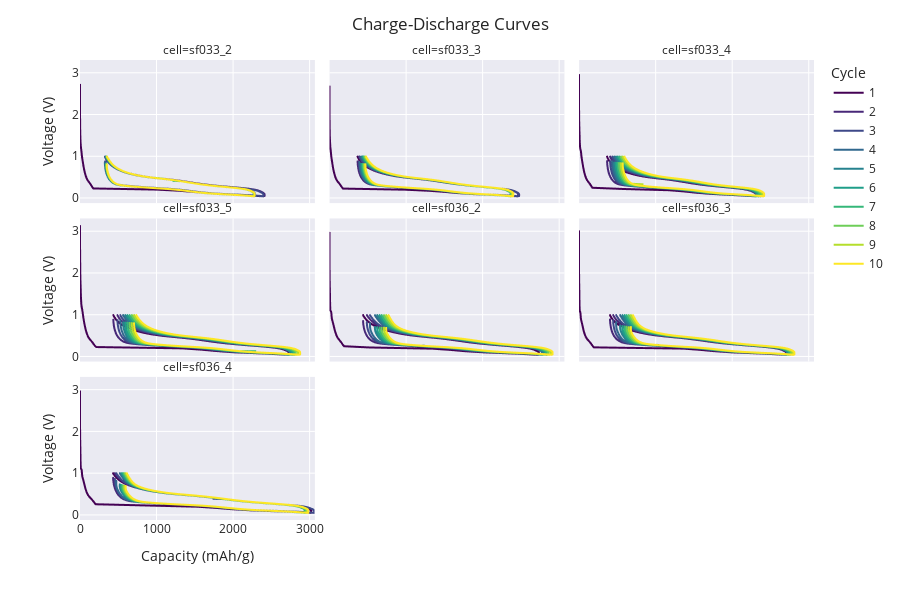

The notebook cell saved with this chart:
### Markdown cell above
### Cycles
The `BatchCyclesCollector` class creates a collection of capacity plots, including several different options for customization. Two examples are shown here:

### Code cell
cells_collected = collectors.BatchCyclesCollector(b, max_cycle=10)
cells_collected.show()

### Figure 1 — Plotly figure (JSON) as saved in the notebook; plotly's stock layout.template omitted (floating-point values rounded to 4 significant figures; data arrays with more than 128 entries replaced by an {"elided": "..."} marker saying what was removed)
{"data": [{"hovertemplate": "cycle=1<br>cell=sf033_2<br>Capacity (mAh/g)=%{x}<br>Voltage (V)=%{y}<extra></extra>", "legendgroup": "1", "line": {"color": "rgb(68, 1, 84)", "dash": "solid"}, "marker": {"symbol": "circle"}, "mode": "lines", "name": "1", "showlegend": true, "type": "scattergl", "x": {"elided": "200 float values"}, "xaxis": "x7", "y": {"elided": "200 float values"}, "yaxis": "y7"}, {"hovertemplate": "cycle=1<br>cell=sf033_3<br>Capacity (mAh/g)=%{x}<br>Voltage (V)=%{y}<extra></extra>", "legendgroup": "1", "line": {"color": "rgb(68, 1, 84)", "dash": "solid"}, "marker": {"symbol": "circle"}, "mode": "lines", "name": "1", "showlegend": false, "type": "scattergl", "x": {"elided": "200 float values"}, "xaxis": "x8", "y": {"elided": "200 float values"}, "yaxis": "y8"}, {"hovertemplate": "cycle=1<br>cell=sf033_4<br>Capacity (mAh/g)=%{x}<br>Voltage (V)=%{y}<extra></extra>", "legendgroup": "1", "line": {"color": "rgb(68, 1, 84)", "dash": "solid"}, "marker": {"symbol": "circle"}, "mode": "lines", "name": "1", "showlegend": false, "type": "scattergl", "x": {"elided": "200 float values"}, "xaxis": "x9", "y": {"elided": "200 float values"}, "yaxis": "y9"}, {"hovertemplate": "cycle=1<br>cell=sf033_5<br>Capacity (mAh/g)=%{x}<br>Voltage (V)=%{y}<extra></extra>", "legendgroup": "1", "line": {"color": "rgb(68, 1, 84)", "dash": "solid"}, "marker": {"symbol": "circle"}, "mode": "lines", "name": "1", "showlegend": false, "type": "scattergl", "x": {"elided": "200 float values"}, "xaxis": "x4", "y": {"elided": "200 float values"}, "yaxis": "y4"}, {"hovertemplate": "cycle=1<br>cell=sf036_2<br>Capacity (mAh/g)=%{x}<br>Voltage (V)=%{y}<extra></extra>", "legendgroup": "1", "line": {"color": "rgb(68, 1, 84)", "dash": "solid"}, "marker": {"symbol": "circle"}, "mode": "lines", "name": "1", "showlegend": false, "type": "scattergl", "x": {"elided": "200 float values"}, "xaxis": "x5", "y": {"elided": "200 float values"}, "yaxis": "y5"}, {"hovertemplate": "cycle=1<br>cell=sf036_3<br>Capacity (mAh/g)=%{x}<br>Voltage (V)=%{y}<extra></extra>", "legendgroup": "1", "line": {"color": "rgb(68, 1, 84)", "dash": "solid"}, "marker": {"symbol": "circle"}, "mode": "lines", "name": "1", "showlegend": false, "type": "scattergl", "x": {"elided": "200 float values"}, "xaxis": "x6", "y": {"elided": "200 float values"}, "yaxis": "y6"}, {"hovertemplate": "cycle=1<br>cell=sf036_4<br>Capacity (mAh/g)=%{x}<br>Voltage (V)=%{y}<extra></extra>", "legendgroup": "1", "line": {"color": "rgb(68, 1, 84)", "dash": "solid"}, "marker": {"symbol": "circle"}, "mode": "lines", "name": "1", "showlegend": false, "type": "scattergl", "x": {"elided": "200 float values"}, "xaxis": "x", "y": {"elided": "200 float values"}, "yaxis": "y"}, {"hovertemplate": "cycle=2<br>cell=sf033_2<br>Capacity (mAh/g)=%{x}<br>Voltage (V)=%{y}<extra></extra>", "legendgroup": "2", "line": {"color": "rgb(72, 40, 120)", "dash": "solid"}, "marker": {"symbol": "circle"}, "mode": "lines", "name": "2", "showlegend": true, "type": "scattergl", "x": {"elided": "200 float values"}, "xaxis": "x7", "y": {"elided": "200 float values"}, "yaxis": "y7"}, {"hovertemplate": "cycle=2<br>cell=sf033_3<br>Capacity (mAh/g)=%{x}<br>Voltage (V)=%{y}<extra></extra>", "legendgroup": "2", "line": {"color": "rgb(72, 40, 120)", "dash": "solid"}, "marker": {"symbol": "circle"}, "mode": "lines", "name": "2", "showlegend": false, "type": "scattergl", "x": {"elided": "200 float values"}, "xaxis": "x8", "y": {"elided": "200 float values"}, "yaxis": "y8"}, {"hovertemplate": "cycle=2<br>cell=sf033_4<br>Capacity (mAh/g)=%{x}<br>Voltage (V)=%{y}<extra></extra>", "legendgroup": "2", "line": {"color": "rgb(72, 40, 120)", "dash": "solid"}, "marker": {"symbol": "circle"}, "mode": "lines", "name": "2", "showlegend": false, "type": "scattergl", "x": {"elided": "200 float values"}, "xaxis": "x9", "y": {"elided": "200 float values"}, "yaxis": "y9"}, {"hovertemplate": "cycle=2<br>cell=sf033_5<br>Capacity (mAh/g)=%{x}<br>Voltage (V)=%{y}<extra></extra>", "legendgroup": "2", "line": {"color": "rgb(72, 40, 120)", "dash": "solid"}, "marker": {"symbol": "circle"}, "mode": "lines", "name": "2", "showlegend": false, "type": "scattergl", "x": {"elided": "200 float values"}, "xaxis": "x4", "y": {"elided": "200 float values"}, "yaxis": "y4"}, {"hovertemplate": "cycle=2<br>cell=sf036_2<br>Capacity (mAh/g)=%{x}<br>Voltage (V)=%{y}<extra></extra>", "legendgroup": "2", "line": {"color": "rgb(72, 40, 120)", "dash": "solid"}, "marker": {"symbol": "circle"}, "mode": "lines", "name": "2", "showlegend": false, "type": "scattergl", "x": {"elided": "200 float values"}, "xaxis": "x5", "y": {"elided": "200 float values"}, "yaxis": "y5"}, {"hovertemplate": "cycle=2<br>cell=sf036_3<br>Capacity (mAh/g)=%{x}<br>Voltage (V)=%{y}<extra></extra>", "legendgroup": "2", "line": {"color": "rgb(72, 40, 120)", "dash": "solid"}, "marker": {"symbol": "circle"}, "mode": "lines", "name": "2", "showlegend": false, "type": "scattergl", "x": {"elided": "200 float values"}, "xaxis": "x6", "y": {"elided": "200 float values"}, "yaxis": "y6"}, {"hovertemplate": "cycle=2<br>cell=sf036_4<br>Capacity (mAh/g)=%{x}<br>Voltage (V)=%{y}<extra></extra>", "legendgroup": "2", "line": {"color": "rgb(72, 40, 120)", "dash": "solid"}, "marker": {"symbol": "circle"}, "mode": "lines", "name": "2", "showlegend": false, "type": "scattergl", "x": {"elided": "200 float values"}, "xaxis": "x", "y": {"elided": "200 float values"}, "yaxis": "y"}, {"hovertemplate": "cycle=3<br>cell=sf033_2<br>Capacity (mAh/g)=%{x}<br>Voltage (V)=%{y}<extra></extra>", "legendgroup": "3", "line": {"color": "rgb(62, 73, 137)", "dash": "solid"}, "marker": {"symbol": "circle"}, "mode": "lines", "name": "3", "showlegend": true, "type": "scattergl", "x": {"elided": "200 float values"}, "xaxis": "x7", "y": {"elided": "200 float values"}, "yaxis": "y7"}, {"hovertemplate": "cycle=3<br>cell=sf033_3<br>Capacity (mAh/g)=%{x}<br>Voltage (V)=%{y}<extra></extra>", "legendgroup": "3", "line": {"color": "rgb(62, 73, 137)", "dash": "solid"}, "marker": {"symbol": "circle"}, "mode": "lines", "name": "3", "showlegend": false, "type": "scattergl", "x": {"elided": "200 float values"}, "xaxis": "x8", "y": {"elided": "200 float values"}, "yaxis": "y8"}, {"hovertemplate": "cycle=3<br>cell=sf033_4<br>Capacity (mAh/g)=%{x}<br>Voltage (V)=%{y}<extra></extra>", "legendgroup": "3", "line": {"color": "rgb(62, 73, 137)", "dash": "solid"}, "marker": {"symbol": "circle"}, "mode": "lines", "name": "3", "showlegend": false, "type": "scattergl", "x": {"elided": "200 float values"}, "xaxis": "x9", "y": {"elided": "200 float values"}, "yaxis": "y9"}, {"hovertemplate": "cycle=3<br>cell=sf033_5<br>Capacity (mAh/g)=%{x}<br>Voltage (V)=%{y}<extra></extra>", "legendgroup": "3", "line": {"color": "rgb(62, 73, 137)", "dash": "solid"}, "marker": {"symbol": "circle"}, "mode": "lines", "name": "3", "showlegend": false, "type": "scattergl", "x": {"elided": "200 float values"}, "xaxis": "x4", "y": {"elided": "200 float values"}, "yaxis": "y4"}, {"hovertemplate": "cycle=3<br>cell=sf036_2<br>Capacity (mAh/g)=%{x}<br>Voltage (V)=%{y}<extra></extra>", "legendgroup": "3", "line": {"color": "rgb(62, 73, 137)", "dash": "solid"}, "marker": {"symbol": "circle"}, "mode": "lines", "name": "3", "showlegend": false, "type": "scattergl", "x": {"elided": "200 float values"}, "xaxis": "x5", "y": {"elided": "200 float values"}, "yaxis": "y5"}, {"hovertemplate": "cycle=3<br>cell=sf036_3<br>Capacity (mAh/g)=%{x}<br>Voltage (V)=%{y}<extra></extra>", "legendgroup": "3", "line": {"color": "rgb(62, 73, 137)", "dash": "solid"}, "marker": {"symbol": "circle"}, "mode": "lines", "name": "3", "showlegend": false, "type": "scattergl", "x": {"elided": "200 float values"}, "xaxis": "x6", "y": {"elided": "200 float values"}, "yaxis": "y6"}, {"hovertemplate": "cycle=3<br>cell=sf036_4<br>Capacity (mAh/g)=%{x}<br>Voltage (V)=%{y}<extra></extra>", "legendgroup": "3", "line": {"color": "rgb(62, 73, 137)", "dash": "solid"}, "marker": {"symbol": "circle"}, "mode": "lines", "name": "3", "showlegend": false, "type": "scattergl", "x": {"elided": "200 float values"}, "xaxis": "x", "y": {"elided": "200 float values"}, "yaxis": "y"}, {"hovertemplate": "cycle=4<br>cell=sf033_2<br>Capacity (mAh/g)=%{x}<br>Voltage (V)=%{y}<extra></extra>", "legendgroup": "4", "line": {"color": "rgb(49, 104, 142)", "dash": "solid"}, "marker": {"symbol": "circle"}, "mode": "lines", "name": "4", "showlegend": true, "type": "scattergl", "x": {"elided": "200 float values"}, "xaxis": "x7", "y": {"elided": "200 float values"}, "yaxis": "y7"}, {"hovertemplate": "cycle=4<br>cell=sf033_3<br>Capacity (mAh/g)=%{x}<br>Voltage (V)=%{y}<extra></extra>", "legendgroup": "4", "line": {"color": "rgb(49, 104, 142)", "dash": "solid"}, "marker": {"symbol": "circle"}, "mode": "lines", "name": "4", "showlegend": false, "type": "scattergl", "x": {"elided": "200 float values"}, "xaxis": "x8", "y": {"elided": "200 float values"}, "yaxis": "y8"}, {"hovertemplate": "cycle=4<br>cell=sf033_4<br>Capacity (mAh/g)=%{x}<br>Voltage (V)=%{y}<extra></extra>", "legendgroup": "4", "line": {"color": "rgb(49, 104, 142)", "dash": "solid"}, "marker": {"symbol": "circle"}, "mode": "lines", "name": "4", "showlegend": false, "type": "scattergl", "x": {"elided": "200 float values"}, "xaxis": "x9", "y": {"elided": "200 float values"}, "yaxis": "y9"}, {"hovertemplate": "cycle=4<br>cell=sf033_5<br>Capacity (mAh/g)=%{x}<br>Voltage (V)=%{y}<extra></extra>", "legendgroup": "4", "line": {"color": "rgb(49, 104, 142)", "dash": "solid"}, "marker": {"symbol": "circle"}, "mode": "lines", "name": "4", "showlegend": false, "type": "scattergl", "x": {"elided": "200 float values"}, "xaxis": "x4", "y": {"elided": "200 float values"}, "yaxis": "y4"}, {"hovertemplate": "cycle=4<br>cell=sf036_2<br>Capacity (mAh/g)=%{x}<br>Voltage (V)=%{y}<extra></extra>", "legendgroup": "4", "line": {"color": "rgb(49, 104, 142)", "dash": "solid"}, "marker": {"symbol": "circle"}, "mode": "lines", "name": "4", "showlegend": false, "type": "scattergl", "x": {"elided": "200 float values"}, "xaxis": "x5", "y": {"elided": "200 float values"}, "yaxis": "y5"}, {"hovertemplate": "cycle=4<br>cell=sf036_3<br>Capacity (mAh/g)=%{x}<br>Voltage (V)=%{y}<extra></extra>", "legendgroup": "4", "line": {"color": "rgb(49, 104, 142)", "dash": "solid"}, "marker": {"symbol": "circle"}, "mode": "lines", "name": "4", "showlegend": false, "type": "scattergl", "x": {"elided": "200 float values"}, "xaxis": "x6", "y": {"elided": "200 float values"}, "yaxis": "y6"}, {"hovertemplate": "cycle=4<br>cell=sf036_4<br>Capacity (mAh/g)=%{x}<br>Voltage (V)=%{y}<extra></extra>", "legendgroup": "4", "line": {"color": "rgb(49, 104, 142)", "dash": "solid"}, "marker": {"symbol": "circle"}, "mode": "lines", "name": "4", "showlegend": false, "type": "scattergl", "x": {"elided": "200 float values"}, "xaxis": "x", "y": {"elided": "200 float values"}, "yaxis": "y"}, {"hovertemplate": "cycle=5<br>cell=sf033_2<br>Capacity (mAh/g)=%{x}<br>Voltage (V)=%{y}<extra></extra>", "legendgroup": "5", "line": {"color": "rgb(38, 130, 142)", "dash": "solid"}, "marker": {"symbol": "circle"}, "mode": "lines", "name": "5", "showlegend": true, "type": "scattergl", "x": {"elided": "200 float values"}, "xaxis": "x7", "y": {"elided": "200 float values"}, "yaxis": "y7"}, {"hovertemplate": "cycle=5<br>cell=sf033_3<br>Capacity (mAh/g)=%{x}<br>Voltage (V)=%{y}<extra></extra>", "legendgroup": "5", "line": {"color": "rgb(38, 130, 142)", "dash": "solid"}, "marker": {"symbol": "circle"}, "mode": "lines", "name": "5", "showlegend": false, "type": "scattergl", "x": {"elided": "200 float values"}, "xaxis": "x8", "y": {"elided": "200 float values"}, "yaxis": "y8"}, {"hovertemplate": "cycle=5<br>cell=sf033_4<br>Capacity (mAh/g)=%{x}<br>Voltage (V)=%{y}<extra></extra>", "legendgroup": "5", "line": {"color": "rgb(38, 130, 142)", "dash": "solid"}, "marker": {"symbol": "circle"}, "mode": "lines", "name": "5", "showlegend": false, "type": "scattergl", "x": {"elided": "200 float values"}, "xaxis": "x9", "y": {"elided": "200 float values"}, "yaxis": "y9"}, {"hovertemplate": "cycle=5<br>cell=sf033_5<br>Capacity (mAh/g)=%{x}<br>Voltage (V)=%{y}<extra></extra>", "legendgroup": "5", "line": {"color": "rgb(38, 130, 142)", "dash": "solid"}, "marker": {"symbol": "circle"}, "mode": "lines", "name": "5", "showlegend": false, "type": "scattergl", "x": {"elided": "200 float values"}, "xaxis": "x4", "y": {"elided": "200 float values"}, "yaxis": "y4"}, {"hovertemplate": "cycle=5<br>cell=sf036_2<br>Capacity (mAh/g)=%{x}<br>Voltage (V)=%{y}<extra></extra>", "legendgroup": "5", "line": {"color": "rgb(38, 130, 142)", "dash": "solid"}, "marker": {"symbol": "circle"}, "mode": "lines", "name": "5", "showlegend": false, "type": "scattergl", "x": {"elided": "200 float values"}, "xaxis": "x5", "y": {"elided": "200 float values"}, "yaxis": "y5"}, {"hovertemplate": "cycle=5<br>cell=sf036_3<br>Capacity (mAh/g)=%{x}<br>Voltage (V)=%{y}<extra></extra>", "legendgroup": "5", "line": {"color": "rgb(38, 130, 142)", "dash": "solid"}, "marker": {"symbol": "circle"}, "mode": "lines", "name": "5", "showlegend": false, "type": "scattergl", "x": {"elided": "200 float values"}, "xaxis": "x6", "y": {"elided": "200 float values"}, "yaxis": "y6"}, {"hovertemplate": "cycle=5<br>cell=sf036_4<br>Capacity (mAh/g)=%{x}<br>Voltage (V)=%{y}<extra></extra>", "legendgroup": "5", "line": {"color": "rgb(38, 130, 142)", "dash": "solid"}, "marker": {"symbol": "circle"}, "mode": "lines", "name": "5", "showlegend": false, "type": "scattergl", "x": {"elided": "200 float values"}, "xaxis": "x", "y": {"elided": "200 float values"}, "yaxis": "y"}, {"hovertemplate": "cycle=6<br>cell=sf033_2<br>Capacity (mAh/g)=%{x}<br>Voltage (V)=%{y}<extra></extra>", "legendgroup": "6", "line": {"color": "rgb(31, 158, 137)", "dash": "solid"}, "marker": {"symbol": "circle"}, "mode": "lines", "name": "6", "showlegend": true, "type": "scattergl", "x": {"elided": "200 float values"}, "xaxis": "x7", "y": {"elided": "200 float values"}, "yaxis": "y7"}, {"hovertemplate": "cycle=6<br>cell=sf033_3<br>Capacity (mAh/g)=%{x}<br>Voltage (V)=%{y}<extra></extra>", "legendgroup": "6", "line": {"color": "rgb(31, 158, 137)", "dash": "solid"}, "marker": {"symbol": "circle"}, "mode": "lines", "name": "6", "showlegend": false, "type": "scattergl", "x": {"elided": "200 float values"}, "xaxis": "x8", "y": {"elided": "200 float values"}, "yaxis": "y8"}, {"hovertemplate": "cycle=6<br>cell=sf033_4<br>Capacity (mAh/g)=%{x}<br>Voltage (V)=%{y}<extra></extra>", "legendgroup": "6", "line": {"color": "rgb(31, 158, 137)", "dash": "solid"}, "marker": {"symbol": "circle"}, "mode": "lines", "name": "6", "showlegend": false, "type": "scattergl", "x": {"elided": "200 float values"}, "xaxis": "x9", "y": {"elided": "200 float values"}, "yaxis": "y9"}, {"hovertemplate": "cycle=6<br>cell=sf033_5<br>Capacity (mAh/g)=%{x}<br>Voltage (V)=%{y}<extra></extra>", "legendgroup": "6", "line": {"color": "rgb(31, 158, 137)", "dash": "solid"}, "marker": {"symbol": "circle"}, "mode": "lines", "name": "6", "showlegend": false, "type": "scattergl", "x": {"elided": "200 float values"}, "xaxis": "x4", "y": {"elided": "200 float values"}, "yaxis": "y4"}, {"hovertemplate": "cycle=6<br>cell=sf036_2<br>Capacity (mAh/g)=%{x}<br>Voltage (V)=%{y}<extra></extra>", "legendgroup": "6", "line": {"color": "rgb(31, 158, 137)", "dash": "solid"}, "marker": {"symbol": "circle"}, "mode": "lines", "name": "6", "showlegend": false, "type": "scattergl", "x": {"elided": "200 float values"}, "xaxis": "x5", "y": {"elided": "200 float values"}, "yaxis": "y5"}, {"hovertemplate": "cycle=6<br>cell=sf036_3<br>Capacity (mAh/g)=%{x}<br>Voltage (V)=%{y}<extra></extra>", "legendgroup": "6", "line": {"color": "rgb(31, 158, 137)", "dash": "solid"}, "marker": {"symbol": "circle"}, "mode": "lines", "name": "6", "showlegend": false, "type": "scattergl", "x": {"elided": "200 float values"}, "xaxis": "x6", "y": {"elided": "200 float values"}, "yaxis": "y6"}, {"hovertemplate": "cycle=6<br>cell=sf036_4<br>Capacity (mAh/g)=%{x}<br>Voltage (V)=%{y}<extra></extra>", "legendgroup": "6", "line": {"color": "rgb(31, 158, 137)", "dash": "solid"}, "marker": {"symbol": "circle"}, "mode": "lines", "name": "6", "showlegend": false, "type": "scattergl", "x": {"elided": "200 float values"}, "xaxis": "x", "y": {"elided": "200 float values"}, "yaxis": "y"}, {"hovertemplate": "cycle=7<br>cell=sf033_2<br>Capacity (mAh/g)=%{x}<br>Voltage (V)=%{y}<extra></extra>", "legendgroup": "7", "line": {"color": "rgb(53, 183, 121)", "dash": "solid"}, "marker": {"symbol": "circle"}, "mode": "lines", "name": "7", "showlegend": true, "type": "scattergl", "x": {"elided": "200 float values"}, "xaxis": "x7", "y": {"elided": "200 float values"}, "yaxis": "y7"}, {"hovertemplate": "cycle=7<br>cell=sf033_3<br>Capacity (mAh/g)=%{x}<br>Voltage (V)=%{y}<extra></extra>", "legendgroup": "7", "line": {"color": "rgb(53, 183, 121)", "dash": "solid"}, "marker": {"symbol": "circle"}, "mode": "lines", "name": "7", "showlegend": false, "type": "scattergl", "x": {"elided": "200 float values"}, "xaxis": "x8", "y": {"elided": "200 float values"}, "yaxis": "y8"}, {"hovertemplate": "cycle=7<br>cell=sf033_4<br>Capacity (mAh/g)=%{x}<br>Voltage (V)=%{y}<extra></extra>", "legendgroup": "7", "line": {"color": "rgb(53, 183, 121)", "dash": "solid"}, "marker": {"symbol": "circle"}, "mode": "lines", "name": "7", "showlegend": false, "type": "scattergl", "x": {"elided": "200 float values"}, "xaxis": "x9", "y": {"elided": "200 float values"}, "yaxis": "y9"}, {"hovertemplate": "cycle=7<br>cell=sf033_5<br>Capacity (mAh/g)=%{x}<br>Voltage (V)=%{y}<extra></extra>", "legendgroup": "7", "line": {"color": "rgb(53, 183, 121)", "dash": "solid"}, "marker": {"symbol": "circle"}, "mode": "lines", "name": "7", "showlegend": false, "type": "scattergl", "x": {"elided": "200 float values"}, "xaxis": "x4", "y": {"elided": "200 float values"}, "yaxis": "y4"}, {"hovertemplate": "cycle=7<br>cell=sf036_2<br>Capacity (mAh/g)=%{x}<br>Voltage (V)=%{y}<extra></extra>", "legendgroup": "7", "line": {"color": "rgb(53, 183, 121)", "dash": "solid"}, "marker": {"symbol": "circle"}, "mode": "lines", "name": "7", "showlegend": false, "type": "scattergl", "x": {"elided": "200 float values"}, "xaxis": "x5", "y": {"elided": "200 float values"}, "yaxis": "y5"}, {"hovertemplate": "cycle=7<br>cell=sf036_3<br>Capacity (mAh/g)=%{x}<br>Voltage (V)=%{y}<extra></extra>", "legendgroup": "7", "line": {"color": "rgb(53, 183, 121)", "dash": "solid"}, "marker": {"symbol": "circle"}, "mode": "lines", "name": "7", "showlegend": false, "type": "scattergl", "x": {"elided": "200 float values"}, "xaxis": "x6", "y": {"elided": "200 float values"}, "yaxis": "y6"}, {"hovertemplate": "cycle=7<br>cell=sf036_4<br>Capacity (mAh/g)=%{x}<br>Voltage (V)=%{y}<extra></extra>", "legendgroup": "7", "line": {"color": "rgb(53, 183, 121)", "dash": "solid"}, "marker": {"symbol": "circle"}, "mode": "lines", "name": "7", "showlegend": false, "type": "scattergl", "x": {"elided": "200 float values"}, "xaxis": "x", "y": {"elided": "200 float values"}, "yaxis": "y"}, {"hovertemplate": "cycle=8<br>cell=sf033_2<br>Capacity (mAh/g)=%{x}<br>Voltage (V)=%{y}<extra></extra>", "legendgroup": "8", "line": {"color": "rgb(110, 206, 88)", "dash": "solid"}, "marker": {"symbol": "circle"}, "mode": "lines", "name": "8", "showlegend": true, "type": "scattergl", "x": {"elided": "200 float values"}, "xaxis": "x7", "y": {"elided": "200 float values"}, "yaxis": "y7"}, {"hovertemplate": "cycle=8<br>cell=sf033_3<br>Capacity (mAh/g)=%{x}<br>Voltage (V)=%{y}<extra></extra>", "legendgroup": "8", "line": {"color": "rgb(110, 206, 88)", "dash": "solid"}, "marker": {"symbol": "circle"}, "mode": "lines", "name": "8", "showlegend": false, "type": "scattergl", "x": {"elided": "200 float values"}, "xaxis": "x8", "y": {"elided": "200 float values"}, "yaxis": "y8"}, {"hovertemplate": "cycle=8<br>cell=sf033_4<br>Capacity (mAh/g)=%{x}<br>Voltage (V)=%{y}<extra></extra>", "legendgroup": "8", "line": {"color": "rgb(110, 206, 88)", "dash": "solid"}, "marker": {"symbol": "circle"}, "mode": "lines", "name": "8", "showlegend": false, "type": "scattergl", "x": {"elided": "200 float values"}, "xaxis": "x9", "y": {"elided": "200 float values"}, "yaxis": "y9"}, {"hovertemplate": "cycle=8<br>cell=sf033_5<br>Capacity (mAh/g)=%{x}<br>Voltage (V)=%{y}<extra></extra>", "legendgroup": "8", "line": {"color": "rgb(110, 206, 88)", "dash": "solid"}, "marker": {"symbol": "circle"}, "mode": "lines", "name": "8", "showlegend": false, "type": "scattergl", "x": {"elided": "200 float values"}, "xaxis": "x4", "y": {"elided": "200 float values"}, "yaxis": "y4"}, {"hovertemplate": "cycle=8<br>cell=sf036_2<br>Capacity (mAh/g)=%{x}<br>Voltage (V)=%{y}<extra></extra>", "legendgroup": "8", "line": {"color": "rgb(110, 206, 88)", "dash": "solid"}, "marker": {"symbol": "circle"}, "mode": "lines", "name": "8", "showlegend": false, "type": "scattergl", "x": {"elided": "200 float values"}, "xaxis": "x5", "y": {"elided": "200 float values"}, "yaxis": "y5"}, {"hovertemplate": "cycle=8<br>cell=sf036_3<br>Capacity (mAh/g)=%{x}<br>Voltage (V)=%{y}<extra></extra>", "legendgroup": "8", "line": {"color": "rgb(110, 206, 88)", "dash": "solid"}, "marker": {"symbol": "circle"}, "mode": "lines", "name": "8", "showlegend": false, "type": "scattergl", "x": {"elided": "200 float values"}, "xaxis": "x6", "y": {"elided": "200 float values"}, "yaxis": "y6"}, {"hovertemplate": "cycle=8<br>cell=sf036_4<br>Capacity (mAh/g)=%{x}<br>Voltage (V)=%{y}<extra></extra>", "legendgroup": "8", "line": {"color": "rgb(110, 206, 88)", "dash": "solid"}, "marker": {"symbol": "circle"}, "mode": "lines", "name": "8", "showlegend": false, "type": "scattergl", "x": {"elided": "200 float values"}, "xaxis": "x", "y": {"elided": "200 float values"}, "yaxis": "y"}, {"hovertemplate": "cycle=9<br>cell=sf033_2<br>Capacity (mAh/g)=%{x}<br>Voltage (V)=%{y}<extra></extra>", "legendgroup": "9", "line": {"color": "rgb(181, 222, 43)", "dash": "solid"}, "marker": {"symbol": "circle"}, "mode": "lines", "name": "9", "showlegend": true, "type": "scattergl", "x": {"elided": "200 float values"}, "xaxis": "x7", "y": {"elided": "200 float values"}, "yaxis": "y7"}, {"hovertemplate": "cycle=9<br>cell=sf033_3<br>Capacity (mAh/g)=%{x}<br>Voltage (V)=%{y}<extra></extra>", "legendgroup": "9", "line": {"color": "rgb(181, 222, 43)", "dash": "solid"}, "marker": {"symbol": "circle"}, "mode": "lines", "name": "9", "showlegend": false, "type": "scattergl", "x": {"elided": "200 float values"}, "xaxis": "x8", "y": {"elided": "200 float values"}, "yaxis": "y8"}, {"hovertemplate": "cycle=9<br>cell=sf033_4<br>Capacity (mAh/g)=%{x}<br>Voltage (V)=%{y}<extra></extra>", "legendgroup": "9", "line": {"color": "rgb(181, 222, 43)", "dash": "solid"}, "marker": {"symbol": "circle"}, "mode": "lines", "name": "9", "showlegend": false, "type": "scattergl", "x": {"elided": "200 float values"}, "xaxis": "x9", "y": {"elided": "200 float values"}, "yaxis": "y9"}, {"hovertemplate": "cycle=9<br>cell=sf033_5<br>Capacity (mAh/g)=%{x}<br>Voltage (V)=%{y}<extra></extra>", "legendgroup": "9", "line": {"color": "rgb(181, 222, 43)", "dash": "solid"}, "marker": {"symbol": "circle"}, "mode": "lines", "name": "9", "showlegend": false, "type": "scattergl", "x": {"elided": "200 float values"}, "xaxis": "x4", "y": {"elided": "200 float values"}, "yaxis": "y4"}, {"hovertemplate": "cycle=9<br>cell=sf036_2<br>Capacity (mAh/g)=%{x}<br>Voltage (V)=%{y}<extra></extra>", "legendgroup": "9", "line": {"color": "rgb(181, 222, 43)", "dash": "solid"}, "marker": {"symbol": "circle"}, "mode": "lines", "name": "9", "showlegend": false, "type": "scattergl", "x": {"elided": "200 float values"}, "xaxis": "x5", "y": {"elided": "200 float values"}, "yaxis": "y5"}, {"hovertemplate": "cycle=9<br>cell=sf036_3<br>Capacity (mAh/g)=%{x}<br>Voltage (V)=%{y}<extra></extra>", "legendgroup": "9", "line": {"color": "rgb(181, 222, 43)", "dash": "solid"}, "marker": {"symbol": "circle"}, "mode": "lines", "name": "9", "showlegend": false, "type": "scattergl", "x": {"elided": "200 float values"}, "xaxis": "x6", "y": {"elided": "200 float values"}, "yaxis": "y6"}, {"hovertemplate": "cycle=9<br>cell=sf036_4<br>Capacity (mAh/g)=%{x}<br>Voltage (V)=%{y}<extra></extra>", "legendgroup": "9", "line": {"color": "rgb(181, 222, 43)", "dash": "solid"}, "marker": {"symbol": "circle"}, "mode": "lines", "name": "9", "showlegend": false, "type": "scattergl", "x": {"elided": "200 float values"}, "xaxis": "x", "y": {"elided": "200 float values"}, "yaxis": "y"}, {"hovertemplate": "cycle=10<br>cell=sf033_2<br>Capacity (mAh/g)=%{x}<br>Voltage (V)=%{y}<extra></extra>", "legendgroup": "10", "line": {"color": "rgb(253, 231, 37)", "dash": "solid"}, "marker": {"symbol": "circle"}, "mode": "lines", "name": "10", "showlegend": true, "type": "scattergl", "x": {"elided": "200 float values"}, "xaxis": "x7", "y": {"elided": "200 float values"}, "yaxis": "y7"}, {"hovertemplate": "cycle=10<br>cell=sf033_3<br>Capacity (mAh/g)=%{x}<br>Voltage (V)=%{y}<extra></extra>", "legendgroup": "10", "line": {"color": "rgb(253, 231, 37)", "dash": "solid"}, "marker": {"symbol": "circle"}, "mode": "lines", "name": "10", "showlegend": false, "type": "scattergl", "x": {"elided": "200 float values"}, "xaxis": "x8", "y": {"elided": "200 float values"}, "yaxis": "y8"}, {"hovertemplate": "cycle=10<br>cell=sf033_4<br>Capacity (mAh/g)=%{x}<br>Voltage (V)=%{y}<extra></extra>", "legendgroup": "10", "line": {"color": "rgb(253, 231, 37)", "dash": "solid"}, "marker": {"symbol": "circle"}, "mode": "lines", "name": "10", "showlegend": false, "type": "scattergl", "x": {"elided": "200 float values"}, "xaxis": "x9", "y": {"elided": "200 float values"}, "yaxis": "y9"}, {"hovertemplate": "cycle=10<br>cell=sf033_5<br>Capacity (mAh/g)=%{x}<br>Voltage (V)=%{y}<extra></extra>", "legendgroup": "10", "line": {"color": "rgb(253, 231, 37)", "dash": "solid"}, "marker": {"symbol": "circle"}, "mode": "lines", "name": "10", "showlegend": false, "type": "scattergl", "x": {"elided": "200 float values"}, "xaxis": "x4", "y": {"elided": "200 float values"}, "yaxis": "y4"}, {"hovertemplate": "cycle=10<br>cell=sf036_2<br>Capacity (mAh/g)=%{x}<br>Voltage (V)=%{y}<extra></extra>", "legendgroup": "10", "line": {"color": "rgb(253, 231, 37)", "dash": "solid"}, "marker": {"symbol": "circle"}, "mode": "lines", "name": "10", "showlegend": false, "type": "scattergl", "x": {"elided": "200 float values"}, "xaxis": "x5", "y": {"elided": "200 float values"}, "yaxis": "y5"}, {"hovertemplate": "cycle=10<br>cell=sf036_3<br>Capacity (mAh/g)=%{x}<br>Voltage (V)=%{y}<extra></extra>", "legendgroup": "10", "line": {"color": "rgb(253, 231, 37)", "dash": "solid"}, "marker": {"symbol": "circle"}, "mode": "lines", "name": "10", "showlegend": false, "type": "scattergl", "x": {"elided": "200 float values"}, "xaxis": "x6", "y": {"elided": "200 float values"}, "yaxis": "y6"}, {"hovertemplate": "cycle=10<br>cell=sf036_4<br>Capacity (mAh/g)=%{x}<br>Voltage (V)=%{y}<extra></extra>", "legendgroup": "10", "line": {"color": "rgb(253, 231, 37)", "dash": "solid"}, "marker": {"symbol": "circle"}, "mode": "lines", "name": "10", "showlegend": false, "type": "scattergl", "x": {"elided": "200 float values"}, "xaxis": "x", "y": {"elided": "200 float values"}, "yaxis": "y"}], "layout": {"annotations": [{"font": {}, "showarrow": false, "text": "cell=sf036_4", "x": 0.16, "xanchor": "center", "xref": "paper", "y": 0.3111, "yanchor": "bottom", "yref": "paper"}, {"font": {}, "showarrow": false, "text": "cell=sf033_5", "x": 0.16, "xanchor": "center", "xref": "paper", "y": 0.6556, "yanchor": "bottom", "yref": "paper"}, {"font": {}, "showarrow": false, "text": "cell=sf036_2", "x": 0.5, "xanchor": "center", "xref": "paper", "y": 0.6556, "yanchor": "bottom", "yref": "paper"}, {"font": {}, "showarrow": false, "text": "cell=sf036_3", "x": 0.84, "xanchor": "center", "xref": "paper", "y": 0.6556, "yanchor": "bottom", "yref": "paper"}, {"font": {}, "showarrow": false, "text": "cell=sf033_2", "x": 0.16, "xanchor": "center", "xref": "paper", "y": 1, "yanchor": "bottom", "yref": "paper"}, {"font": {}, "showarrow": false, "text": "cell=sf033_3", "x": 0.5, "xanchor": "center", "xref": "paper", "y": 1, "yanchor": "bottom", "yref": "paper"}, {"font": {}, "showarrow": false, "text": "cell=sf033_4", "x": 0.84, "xanchor": "center", "xref": "paper", "y": 1, "yanchor": "bottom", "yref": "paper"}], "height": 600, "legend": {"orientation": "v", "title": {"text": "Cycle"}, "tracegroupgap": 0}, "margin": {"t": 60}, "title": {"text": "Charge-Discharge Curves"}, "xaxis": {"anchor": "y", "domain": [0, 0.32], "title": {"text": "Capacity (mAh/g)"}}, "xaxis2": {"anchor": "y2", "domain": [0.34, 0.66], "matches": "x", "title": {"text": "Capacity (mAh/g)"}}, "xaxis3": {"anchor": "y3", "domain": [0.68, 1.0], "matches": "x", "title": {"text": "Capacity (mAh/g)"}}, "xaxis4": {"anchor": "y4", "domain": [0, 0.32], "matches": "x", "showticklabels": false}, "xaxis5": {"anchor": "y5", "domain": [0.34, 0.66], "matches": "x", "showticklabels": false}, "xaxis6": {"anchor": "y6", "domain": [0.68, 1.0], "matches": "x", "showticklabels": false}, "xaxis7": {"anchor": "y7", "domain": [0, 0.32], "matches": "x", "showticklabels": false}, "xaxis8": {"anchor": "y8", "domain": [0.34, 0.66], "matches": "x", "showticklabels": false}, "xaxis9": {"anchor": "y9", "domain": [0.68, 1.0], "matches": "x", "showticklabels": false}, "yaxis": {"anchor": "x", "domain": [0, 0.3111], "title": {"text": "Voltage (V)"}}, "yaxis2": {"anchor": "x2", "domain": [0, 0.3111], "matches": "y", "showticklabels": false}, "yaxis3": {"anchor": "x3", "domain": [0, 0.3111], "matches": "y", "showticklabels": false}, "yaxis4": {"anchor": "x4", "domain": [0.3444, 0.6556], "matches": "y", "title": {"text": "Voltage (V)"}}, "yaxis5": {"anchor": "x5", "domain": [0.3444, 0.6556], "matches": "y", "showticklabels": false}, "yaxis6": {"anchor": "x6", "domain": [0.3444, 0.6556], "matches": "y", "showticklabels": false}, "yaxis7": {"anchor": "x7", "domain": [0.6889, 1], "matches": "y", "title": {"text": "Voltage (V)"}}, "yaxis8": {"anchor": "x8", "domain": [0.6889, 1], "matches": "y", "showticklabels": false}, "yaxis9": {"anchor": "x9", "domain": [0.6889, 1], "matches": "y", "showticklabels": false}}}
